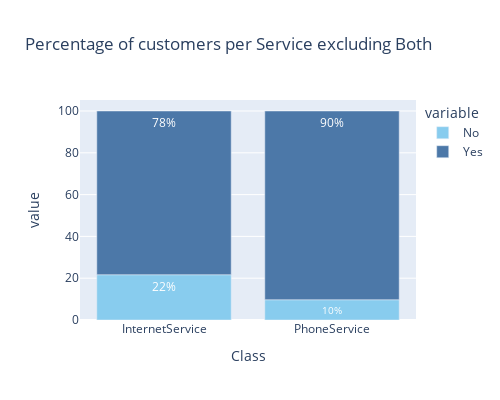

The cell this chart's notebook holds for it:
### Markdown cell above
#### 2.3.3 Bivariate Analysis

### Code cell
main_servives = ["InternetService","PhoneService"]

counts_phoneService_percentage = ((df.loc[(df['PhoneService'] == "Yes")]).shape[0]/df.shape[0]) * 100
counts_InternetService_percentage = ((df.loc[(df['InternetService'] == "DSL") | (df['InternetService'] == "Fiber optic") ]).shape[0]/df.shape[0]) * 100

data = {'Class': main_servives,'Yes': [counts_InternetService_percentage,counts_phoneService_percentage]}
dataframe = pd.DataFrame(data)

dataframe['No'] = 100 - dataframe['Yes']

fig = px.bar(dataframe, x='Class', y=['No', 'Yes'], height=400, width=500, color_discrete_sequence=[ px.colors.qualitative.Safe[0],px.colors.qualitative.T10[0] ],title="Percentage of customers per Service excluding Both")
fig.update_traces(textfont_size=12, textposition="inside",textfont_color='white', texttemplate = '%{y:.0f}%')
fig.show()

### Figure 1 — Plotly figure (JSON) as saved in the notebook; plotly's stock layout.template omitted (floating-point values rounded to 4 significant figures)
{"data": [{"alignmentgroup": "True", "hovertemplate": "variable=No<br>Class=%{x}<br>value=%{y}<extra></extra>", "legendgroup": "No", "marker": {"color": "rgb(136, 204, 238)", "pattern": {"shape": ""}}, "name": "No", "offsetgroup": "No", "orientation": "v", "showlegend": true, "textfont": {"color": "white", "size": 12}, "textposition": "inside", "texttemplate": "%{y:.0f}%", "type": "bar", "x": ["InternetService", "PhoneService"], "xaxis": "x", "y": [21.67, 9.683], "yaxis": "y"}, {"alignmentgroup": "True", "hovertemplate": "variable=Yes<br>Class=%{x}<br>value=%{y}<extra></extra>", "legendgroup": "Yes", "marker": {"color": "#4C78A8", "pattern": {"shape": ""}}, "name": "Yes", "offsetgroup": "Yes", "orientation": "v", "showlegend": true, "textfont": {"color": "white", "size": 12}, "textposition": "inside", "texttemplate": "%{y:.0f}%", "type": "bar", "x": ["InternetService", "PhoneService"], "xaxis": "x", "y": [78.33, 90.32], "yaxis": "y"}], "layout": {"barmode": "relative", "height": 400, "legend": {"title": {"text": "variable"}, "tracegroupgap": 0}, "title": {"text": "Percentage of customers per Service excluding Both"}, "width": 500, "xaxis": {"anchor": "y", "domain": [0, 1], "title": {"text": "Class"}}, "yaxis": {"anchor": "x", "domain": [0, 1], "title": {"text": "value"}}}}
